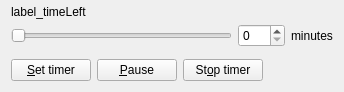
<?xml version="1.0" encoding="UTF-8"?>
<ui version="4.0">
 <class>MainWindow</class>
 <widget class="QMainWindow" name="MainWindow">
  <property name="windowModality">
   <enum>Qt::NonModal</enum>
  </property>
  <property name="enabled">
   <bool>true</bool>
  </property>
  <property name="geometry">
   <rect>
    <x>0</x>
    <y>0</y>
    <width>344</width>
    <height>92</height>
   </rect>
  </property>
  <property name="sizePolicy">
   <sizepolicy hsizetype="Preferred" vsizetype="Preferred">
    <horstretch>0</horstretch>
    <verstretch>0</verstretch>
   </sizepolicy>
  </property>
  <property name="minimumSize">
   <size>
    <width>344</width>
    <height>92</height>
   </size>
  </property>
  <property name="maximumSize">
   <size>
    <width>344</width>
    <height>92</height>
   </size>
  </property>
  <property name="contextMenuPolicy">
   <enum>Qt::NoContextMenu</enum>
  </property>
  <widget class="QWidget" name="centralWidget">
   <layout class="QGridLayout" name="gridLayout_2">
    <property name="topMargin">
     <number>0</number>
    </property>
    <property name="horizontalSpacing">
     <number>6</number>
    </property>
    <property name="verticalSpacing">
     <number>12</number>
    </property>
    <item row="0" column="0">
     <layout class="QGridLayout" name="gridLayout">
      <property name="leftMargin">
       <number>0</number>
      </property>
      <property name="topMargin">
       <number>0</number>
      </property>
      <property name="rightMargin">
       <number>0</number>
      </property>
      <property name="bottomMargin">
       <number>0</number>
      </property>
      <property name="verticalSpacing">
       <number>0</number>
      </property>
      <item row="2" column="0">
       <widget class="QSlider" name="slider_interval">
        <property name="minimum">
         <number>1</number>
        </property>
        <property name="maximum">
         <number>120</number>
        </property>
        <property name="orientation">
         <enum>Qt::Horizontal</enum>
        </property>
       </widget>
      </item>
      <item row="0" column="0">
       <widget class="QLabel" name="label_timeLeft">
        <property name="text">
         <string>label_timeLeft</string>
        </property>
       </widget>
      </item>
      <item row="2" column="1">
       <widget class="QSpinBox" name="spinBox_Interval">
        <property name="maximum">
         <number>120</number>
        </property>
        <property name="singleStep">
         <number>1</number>
        </property>
       </widget>
      </item>
      <item row="2" column="2">
       <widget class="QLabel" name="label">
        <property name="text">
         <string>minutes</string>
        </property>
       </widget>
      </item>
     </layout>
    </item>
    <item row="1" column="0">
     <layout class="QHBoxLayout" name="horizontalLayout">
      <property name="spacing">
       <number>6</number>
      </property>
      <property name="sizeConstraint">
       <enum>QLayout::SetDefaultConstraint</enum>
      </property>
      <property name="topMargin">
       <number>0</number>
      </property>
      <item>
       <widget class="QPushButton" name="button_setTimer">
        <property name="text">
         <string>&amp;Set timer</string>
        </property>
        <property name="autoDefault">
         <bool>true</bool>
        </property>
        <property name="default">
         <bool>false</bool>
        </property>
       </widget>
      </item>
      <item>
       <widget class="QPushButton" name="button_pause">
        <property name="text">
         <string>&amp;Pause</string>
        </property>
       </widget>
      </item>
      <item>
       <widget class="QPushButton" name="button_stopTimer">
        <property name="text">
         <string>St&amp;op timer</string>
        </property>
       </widget>
      </item>
      <item>
       <spacer name="horizontalSpacer">
        <property name="orientation">
         <enum>Qt::Horizontal</enum>
        </property>
        <property name="sizeHint" stdset="0">
         <size>
          <width>40</width>
          <height>20</height>
         </size>
        </property>
       </spacer>
      </item>
     </layout>
    </item>
   </layout>
  </widget>
 </widget>
 <layoutdefault spacing="6" margin="11"/>
 <tabstops>
  <tabstop>button_setTimer</tabstop>
  <tabstop>button_pause</tabstop>
  <tabstop>button_stopTimer</tabstop>
  <tabstop>slider_interval</tabstop>
  <tabstop>spinBox_Interval</tabstop>
 </tabstops>
 <resources/>
 <connections/>
</ui>
